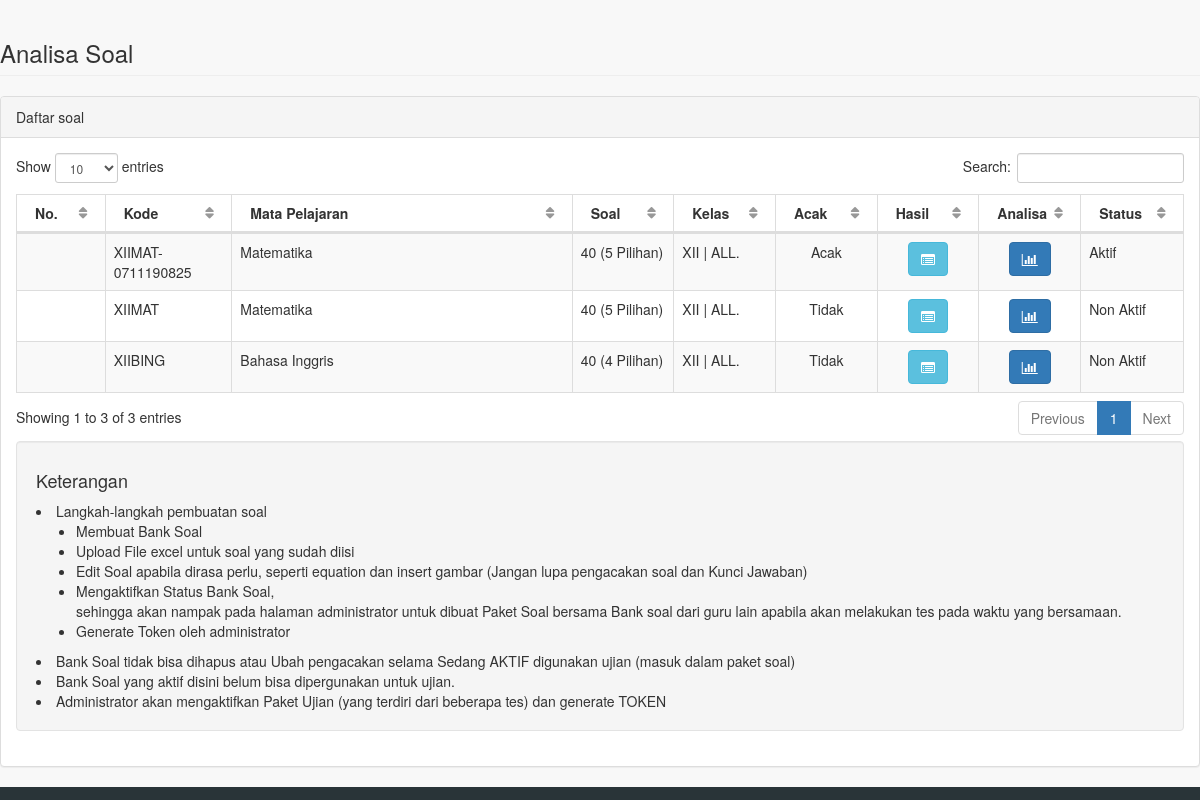
Page /panel/pages/hasil_peserta.php (signed in) on the committed database.
### tables this page shows
CREATE TABLE `cbt_paketsoal` (
  `Urut` int(11) NOT NULL,
  `XKodeKelas` varchar(10) NOT NULL,
  `XLevel` varchar(5) NOT NULL,
  `XKodeJurusan` varchar(10) NOT NULL,
  `XKodeMapel` varchar(10) NOT NULL,
  `XKodeLevel` varchar(10) NOT NULL,
  `XSesi` varchar(11) NOT NULL DEFAULT '1',
  `XJenisSoal` int(11) NOT NULL,
  `XPilGanda` int(11) NOT NULL,
  `XEsai` int(11) NOT NULL,
  `XPersenPil` int(11) NOT NULL,
  `XPersenEsai` int(11) NOT NULL,
  `XKodeSoal` varchar(50) NOT NULL,
  `XJumPilihan` int(11) NOT NULL DEFAULT '5',
  `XJumSoal` int(11) NOT NULL,
  `JumUjian` int(11) NOT NULL,
  `XAcakSoal` char(1) NOT NULL DEFAULT 'Y',
  `XGuru` varchar(30) NOT NULL,
  `XSetId` varchar(10) NOT NULL,
  `XStatusSoal` varchar(1) NOT NULL DEFAULT 'N',
  `XTglBuat` date NOT NULL,
  `XKodeSekolah` varchar(50) NOT NULL,
  `XPaketSoal` text NOT NULL,
  `XSemua` varchar(10) NOT NULL DEFAULT 'T'
);

CREATE TABLE `cbt_mapel` (
  `Urut` int(11) NOT NULL,
  `XKodeMapel` varchar(10) NOT NULL,
  `XNamaMapel` varchar(30) NOT NULL,
  `XPersenUH` int(11) NOT NULL,
  `XPersenUTS` int(11) NOT NULL,
  `XPersenUAS` int(11) NOT NULL,
  `XKKM` float NOT NULL,
  `XMapelAgama` char(1) NOT NULL DEFAULT 'N',
  `XKodeSekolah` varchar(50) NOT NULL
);

### panel/pages/hasil_peserta.php (the view, shortened to what this page needs)
<!DOCTYPE html>
<html lang="en">
<head>
    <link href="../vendor/bootstrap/css/bootstrap.min.css" rel="stylesheet">
    <link href="../vendor/metisMenu/metisMenu.min.css" rel="stylesheet">
    <link href="../vendor/datatables-plugins/dataTables.bootstrap.css" rel="stylesheet">
    <link href="../vendor/datatables-responsive/dataTables.responsive.css" rel="stylesheet">
    <link href="../dist/css/sb-admin-2.css" rel="stylesheet">
    <link href="../vendor/font-awesome/css/font-awesome.min.css" rel="stylesheet" type="text/css">
</head>
<body>
            <div class="row">
                <div class="col-lg-12">
                    <h3 class="page-header">Analisa Soal</h3>
                </div>
            </div>
            <div class="row">
                <div class="col-lg-12">
                    <div class="panel panel-default">
                        <div class="panel-heading">
                           <table width="100%"><tr><td>Daftar soal </td><td align="right"></td></tr>
							</table>
                        </div>
                        <div class="panel-body">
                            <table width="100%" class="table table-striped table-bordered table-hover" id="dataTables-example">
                                <thead>
                                    <tr>
	                                    <th width="7%">No.</th>
                                        <th width="10%">Kode</th>
                                        <th width="27%">Mata Pelajaran</th>
                                        <th width="8%">Soal</th>
                                        <th width="8%">Kelas</th>
                                        <th width="8%">Acak</th>
                                        <th width="8%">Hasil</th>
                                        <th width="8%">Analisa</th>
                                        <th width="8%">Status</th>
                                 </tr>
                                </thead>
                                <tbody>
                                <?php
								$sql = mysql_query("select p.*,m.*,p.Urut as Urutan,p.XKodeKelas  as kokel from cbt_paketsoal p left join cbt_mapel m on m.XKodeMapel = p.XKodeMapel where p.XGuru='$_COOKIE[beeuser]' order by p.Urut desc");
								while($s = mysql_fetch_array($sql)){
					$sqlsoal = mysql_num_rows(mysql_query("select * from cbt_soal where XKodeSoal = '$s[XKodeSoal]'"));
					$sqlpakai = mysql_num_rows(mysql_query("select * from cbt_siswa_ujian where XKodeSoal = '$s[XKodeSoal]' and XStatusUjian = '1'"));
					if($sqlpakai>0){$katapakai="disabled";}  else {$katapakai="";}
								?>
                                    <tr class="odd gradeX">
                                        <td><input type="hidden" value="<?php echo $s['Urutan']; ?>" id="txt_mapel<?php echo $s['Urutan']; ?>"></td>
                                        <td><?php echo $s['XKodeSoal']; ?></td>
                                        <td><?php echo $s['XNamaMapel']; ?></td>
                                        <td><?php echo "$sqlsoal (". $s['XJumPilihan']." Pilihan)"; ?></td>
                                        <td><?php echo $s['kokel']." | ".$s['XKodeJurusan']."."; ?></td>
                                        <td align="center">
                                        <?php if($s['XAcakSoal']=="Y"){ echo "Acak";} else {echo "Tidak";} ?>
                                        </td>
										<td align="center"><a href=?modul=hasil_peserta&soal=<?php echo $s['XKodeSoal']; ?>&mapel=<?php echo $s['XKodeMapel']; ?>>
                                        <button type="button" class="btn btn-info btn-small" <?php echo $katapakai; ?>><i class="fa fa-list-alt"></i></button></a></td>
                                        <td align="center"><a href=?modul=edit_soal&soal=<?php echo $s['XKodeSoal']; ?>>
                                        <button type="button" class="btn btn-primary btn-small" <?php echo $katapakai; ?>><i class="fa fa-bar-chart-o"></i></button></a></td>
                                        <td>
                                        <?php if($s['XStatusSoal']=="Y"){ ?>
                                        Aktif
                                        <?php } else { ?>
                                        Non Aktif
										<?php } ?>
                                        </td>
                                    </tr>
                              <?php } ?>
                                </tbody>
                            </table>
                            <div class="well">
                                <h4>Keterangan</h4>
                                <li>Langkah-langkah pembuatan soal<ul>
                                	<li>Membuat Bank Soal</li>
                                	<li>Upload File excel untuk soal yang sudah diisi</li>
                                	<li>Edit Soal apabila dirasa perlu, seperti equation dan insert gambar (Jangan lupa pengacakan soal dan Kunci Jawaban)</li>
                                	<li>Mengaktifkan Status Bank Soal, <br>sehingga akan nampak pada halaman administrator untuk dibuat Paket Soal bersama Bank soal dari guru
                                    lain apabila akan melakukan tes pada waktu yang bersamaan.</li>
                                	<li>Generate Token oleh administrator</li>
                                </ul></li>
                                <li>Bank Soal tidak bisa dihapus atau Ubah pengacakan selama Sedang AKTIF digunakan ujian (masuk dalam paket soal)</li>
                                <li>Bank Soal yang aktif disini belum bisa dipergunakan untuk ujian.</li>
                                <li>Administrator akan mengaktifkan Paket Ujian (yang terdiri dari beberapa tes) dan generate TOKEN</li>
                            </div>
                        </div>
                    </div>
                </div>
            </div>
        <?php include "buat_banksoalbaru.php";?>
</body>
</html>

### rows in the picture
cbt_paketsoal: XKodeSoal "XIIMAT-0711190825", cbt_mapel.XNamaMapel "Matematika", sqlsoal "40", XJumPilihan "5", XKodeKelas "XII", XKodeJurusan "ALL", XAcakSoal "Acak", XStatusSoal "Aktif"
cbt_paketsoal: XKodeSoal "XIIMAT", cbt_mapel.XNamaMapel "Matematika", sqlsoal "40", XJumPilihan "5", XKodeKelas "XII", XKodeJurusan "ALL", XAcakSoal "Tidak", XStatusSoal "Non Aktif"
cbt_paketsoal: XKodeSoal "XIIBING", cbt_mapel.XNamaMapel "Bahasa Inggris", sqlsoal "40", XJumPilihan "4", XKodeKelas "XII", XKodeJurusan "ALL", XAcakSoal "Tidak", XStatusSoal "Non Aktif"
